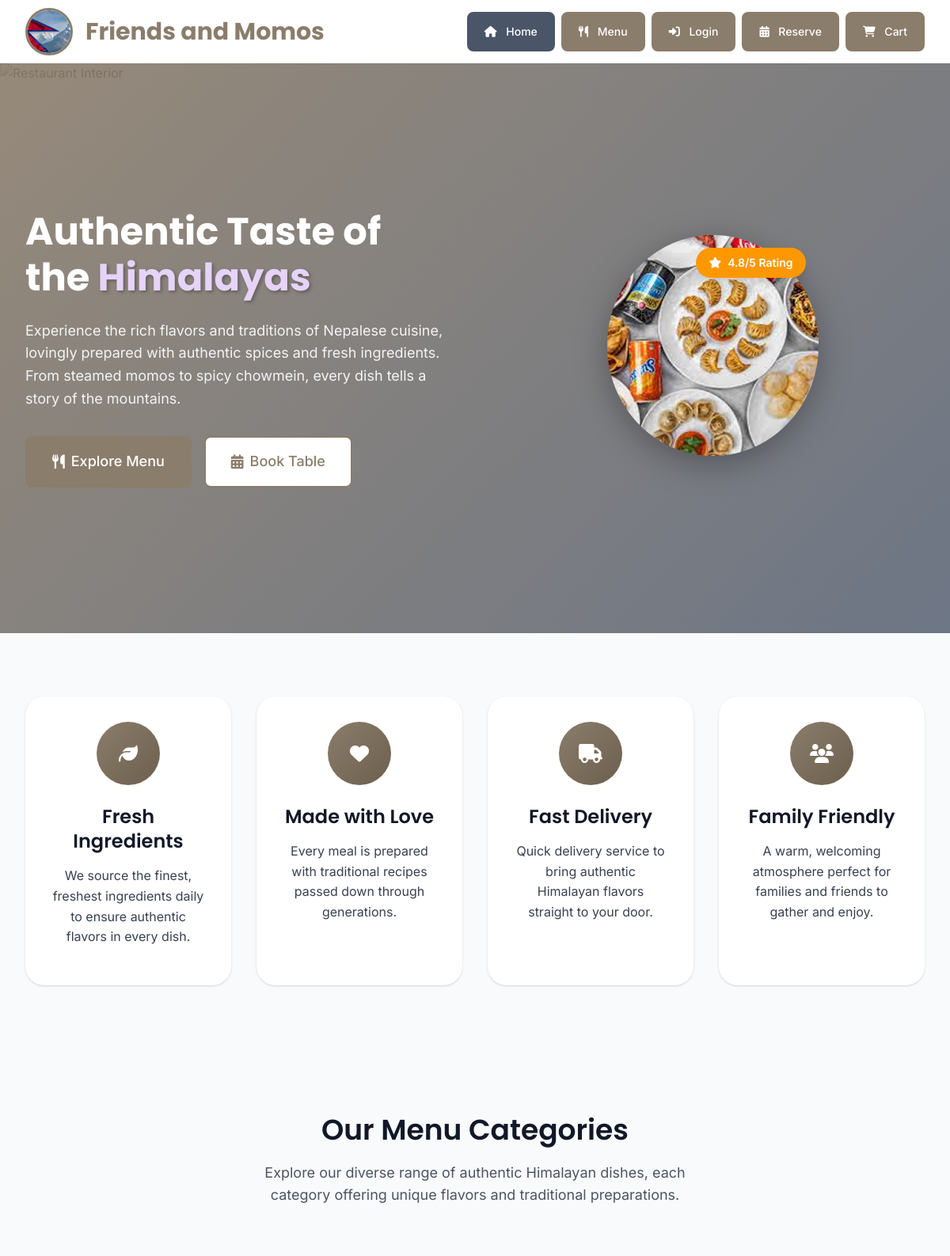
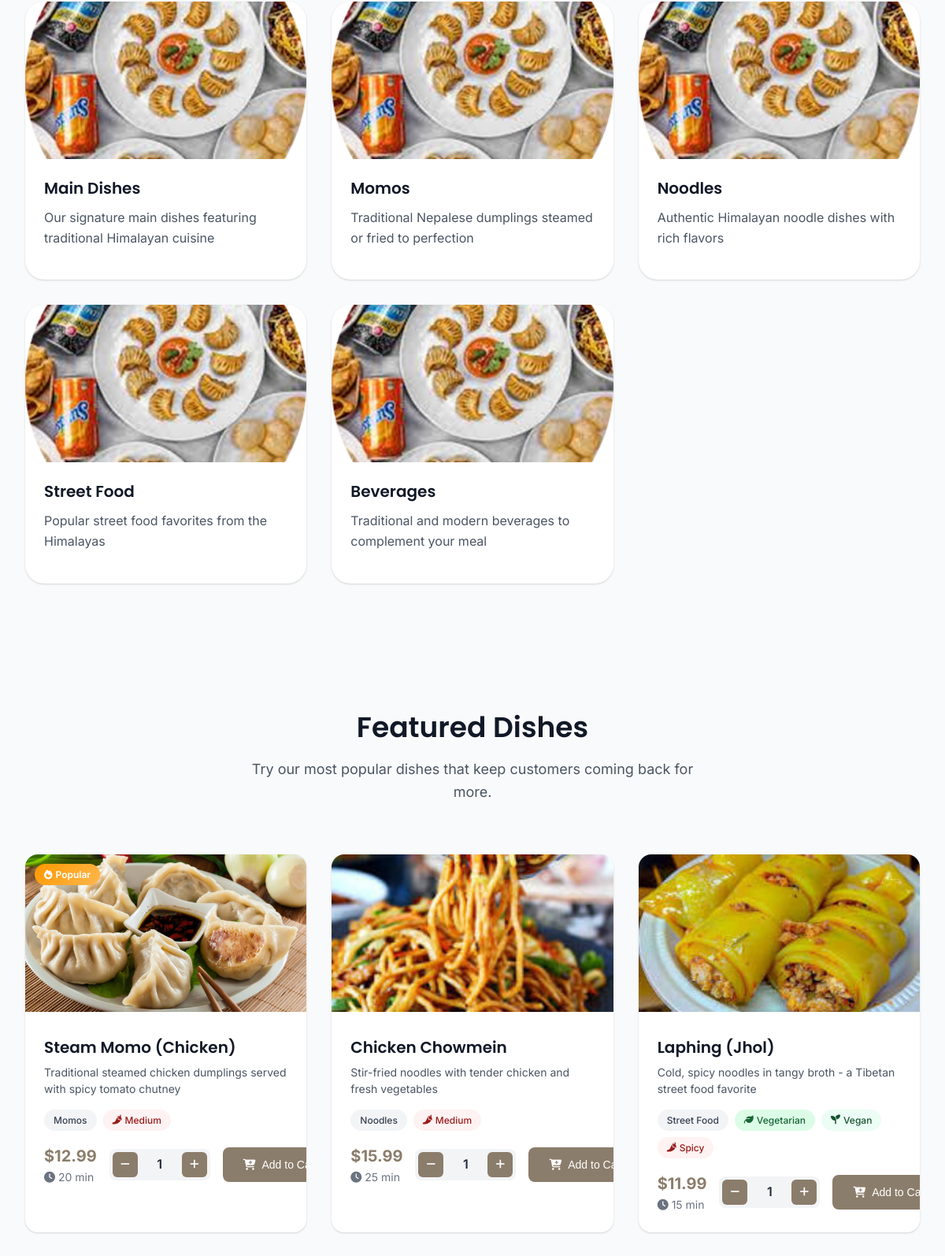
The page /views/public (upper part) on the database its author committed (2 pictures, top to bottom).
### tables this page shows
CREATE TABLE `categories` (
  `id` int(11) NOT NULL AUTO_INCREMENT,
  `name` varchar(100) NOT NULL,
  `description` text DEFAULT NULL,
  `image` varchar(255) DEFAULT NULL,
  `sort_order` int(11) DEFAULT 0,
  `display_order` int(11) DEFAULT 0,
  `is_active` tinyint(1) DEFAULT 1,
  `created_at` timestamp DEFAULT CURRENT_TIMESTAMP,
  `updated_at` timestamp DEFAULT CURRENT_TIMESTAMP ON UPDATE CURRENT_TIMESTAMP,
  PRIMARY KEY (`id`),
  KEY `idx_sort_order` (`sort_order`),
  KEY `idx_display_order` (`display_order`),
  KEY `idx_active` (`is_active`)
);

CREATE TABLE `menu_items` (
  `id` int(11) NOT NULL AUTO_INCREMENT,
  `category_id` int(11) NOT NULL,
  `name` varchar(100) NOT NULL,
  `description` text DEFAULT NULL,
  `price` decimal(10,2) NOT NULL,
  `image` varchar(255) DEFAULT NULL,
  `image_url` varchar(255) DEFAULT NULL,
  `is_available` tinyint(1) DEFAULT 1,
  `is_featured` tinyint(1) DEFAULT 0,
  `preparation_time` int(11) DEFAULT 15,
  `prep_time` int(11) DEFAULT 15,
  `calories` int(11) DEFAULT NULL,
  `spice_level` enum('mild','medium','spicy','very_spicy') DEFAULT 'mild',
  `is_vegetarian` tinyint(1) DEFAULT 0,
  `is_vegan` tinyint(1) DEFAULT 0,
  `is_gluten_free` tinyint(1) DEFAULT 0,
  `ingredients` text DEFAULT NULL,
  `allergens` text DEFAULT NULL,
  `sort_order` int(11) DEFAULT 0,
  `display_order` int(11) DEFAULT 0,
  `created_at` timestamp DEFAULT CURRENT_TIMESTAMP,
  `updated_at` timestamp DEFAULT CURRENT_TIMESTAMP ON UPDATE CURRENT_TIMESTAMP,
  PRIMARY KEY (`id`),
  KEY `idx_category_id` (`category_id`),
  KEY `idx_available` (`is_available`),
  KEY `idx_featured` (`is_featured`),
  KEY `idx_sort_order` (`sort_order`),
  KEY `idx_display_order` (`display_order`),
  CONSTRAINT `fk_menu_items_category` FOREIGN KEY (`category_id`) REFERENCES `categories` (`id`) ON DELETE CASCADE
);

### config/database.php (called while the page is built, shortened)
<?php
class Database {
    private static $instance = null;
    private $connection;
    private $host;
    private $username;
    private $password;
    private $database;
    private $charset;
    private function __construct() {
        try {
            $dsn = "mysql:host={$this->host};dbname={$this->database};charset={$this->charset}";
            $this->connection = new PDO($dsn, $this->username, $this->password, [
                PDO::ATTR_ERRMODE => PDO::ERRMODE_EXCEPTION,
                PDO::ATTR_DEFAULT_FETCH_MODE => PDO::FETCH_ASSOC,
                PDO::ATTR_EMULATE_PREPARES => false,
                PDO::MYSQL_ATTR_INIT_COMMAND => "SET NAMES utf8mb4 COLLATE utf8mb4_unicode_ci"
            ]);
        } catch (PDOException $e) {
            error_log("Database connection failed: " . $e->getMessage());
            die("Database connection failed. Please try again later.");
        }
    }
    private function loadConfig() {
        $this->host = $_ENV['DB_HOST'] ?? 'localhost';
        $this->username = $_ENV['DB_USERNAME'] ?? 'root';
        $this->password = $_ENV['DB_PASSWORD'] ?? '';
        $this->database = $_ENV['DB_DATABASE'] ?? 'friends_momo';
        $this->charset = $_ENV['DB_CHARSET'] ?? 'utf8mb4';
    }
    public static function getInstance() {
        if (self::$instance === null) {
            self::$instance = new self();
        }
        return self::$instance;
    }
    public function query($sql, $params = []) {
        try {
            $stmt = $this->connection->prepare($sql);
            $stmt->execute($params);
            return $stmt;
        } catch (PDOException $e) {
            error_log("Query failed: " . $e->getMessage() . " | SQL: " . $sql);
            throw new Exception("Database query failed");
        }
    }
    public function fetchAll($sql, $params = []) {
        $stmt = $this->query($sql, $params);
        return $stmt->fetchAll();
    }
}

### models/BaseModel.php (called while the page is built, shortened)
<?php
class BaseModel {
    protected $db;
    protected $table;
    public function __construct() {
        $this->db = Database::getInstance();
    }
    public function findAll($conditions = [], $orderBy = null, $limit = null) {
        $sql = "SELECT * FROM {$this->table}";
        $params = [];
        if (!empty($conditions)) {
            $whereClause = [];
            foreach ($conditions as $field => $value) {
                $whereClause[] = "{$field} = ?";
                $params[] = $value;
            }
            $sql .= " WHERE " . implode(' AND ', $whereClause);
        }
        if ($orderBy) {
            $sql .= " ORDER BY {$orderBy}";
        }
        return $this->db->fetchAll($sql, $params);
    }
}

### models/Category.php (called while the page is built, shortened)
<?php
require_once 'BaseModel.php';
class Category extends BaseModel {
    public function getActiveCategories() {
        return $this->findAll(['is_active' => 1], 'display_order ASC, name ASC');
    }
}

### models/MenuItem.php (called while the page is built, shortened)
<?php
require_once 'BaseModel.php';
class MenuItem extends BaseModel {
    protected $table = 'menu_items';
    public function getFeaturedItems($limit = 6) {
        $sql = "SELECT mi.*, c.name as category_name,
                       COALESCE(oi.order_count, 0) as order_count,
                       mi.prep_time as preparation_time,
                       0 as discount_percentage,
                       mi.price as discounted_price
                FROM {$this->table} mi
                JOIN categories c ON mi.category_id = c.id
                LEFT JOIN (
                    SELECT menu_item_id, SUM(quantity) as order_count
                    FROM order_items oi
                    JOIN orders o ON oi.order_id = o.id
                    WHERE o.created_at >= DATE_SUB(NOW(), INTERVAL 30 DAY)
                    GROUP BY menu_item_id
                ) oi ON mi.id = oi.menu_item_id
                WHERE mi.is_available = 1 AND c.is_active = 1
                ORDER BY oi.order_count DESC, mi.display_order ASC
                LIMIT ?";
        return $this->db->fetchAll($sql, [$limit]);
    }
}

### includes/functions.php (called while the page is built, shortened)
<?php
function formatCurrency($amount) {
    return '$' . number_format($amount, 2);
}

### views/public/index.php (the view, shortened to what this page needs)
<?php
require_once dirname(__DIR__, 2) . '/models/MenuItem.php';
require_once dirname(__DIR__, 2) . '/models/Category.php';
$menuItemModel = new MenuItem();
$categoryModel = new Category();
$featuredItems = $menuItemModel->getFeaturedItems(6);
$categories = $categoryModel->getActiveCategories();
function getItemImage($itemName) {
    $imageMappings = [
        'momo' => 'momo.png',
        'momos' => 'momo.png',
        'chicken momo' => 'momo.png',
        'pork momo' => 'momo.png',
        'veg momo' => 'momo.png',
        'chowmein' => 'chowmin.png',
        'chow mein' => 'chowmin.png',
        'chicken chowmein' => 'chowmin.png',
        'pork chowmein' => 'chowmin.png',
        'laphing' => 'laphing.png',
        'pani puri' => 'panipuri.png',
        'panipuri' => 'panipuri.png',
        'aloo nimkin' => 'allonimkin.png',
        'aloonimkin' => 'allonimkin.png',
    ];
    $itemNameLower = strtolower($itemName);
    if (isset($imageMappings[$itemNameLower])) {
        return $imageMappings[$itemNameLower];
    }
    foreach ($imageMappings as $key => $image) {
        if (strpos($itemNameLower, $key) !== false) {
            return $image;
        }
    }
    return 'food.png';
}
include_once dirname(__DIR__, 2) . '/includes/header.php';
?>
<section class="hero-section">
    <div class="hero-background">
        <div class="hero-overlay"></div>
        <img src="<?= ASSETS_URL ?>/images/hero-bg.jpg" alt="Restaurant Interior" class="hero-image">
    </div>
    <div class="container">
        <div class="hero-content">
            <div class="hero-text">
                <h1 class="hero-title">
                    Authentic Taste of the
                    <span class="highlight">Himalayas</span>
                </h1>
                <p class="hero-description">
                    Experience the rich flavors and traditions of Nepalese cuisine, lovingly prepared
                    with authentic spices and fresh ingredients. From steamed momos to spicy chowmein,
                    every dish tells a story of the mountains.
                </p>
                <div class="hero-buttons">
                    <a href="<?= BASE_URL ?>/views/public/menu.php" class="btn btn-primary btn-lg">
                        <i class="fas fa-utensils"></i>
                        Explore Menu
                    </a>
                    <a href="<?= BASE_URL ?>/views/public/reservation.php" class="btn btn-secondary btn-lg">
                        <i class="fas fa-calendar-alt"></i>
                        Book Table
                    </a>
                </div>
            </div>
            <div class="hero-image-section">
                <div class="hero-food-image">
                    <img src="<?= ASSETS_URL ?>/images/food.png" alt="Delicious Himalayan Food" class="floating-image">
                    <div class="food-badge">
                        <i class="fas fa-star"></i>
                        <span>4.8/5 Rating</span>
                    </div>
                </div>
            </div>
        </div>
    </div>
</section>
<section class="features-section">
    <div class="container">
        <div class="features-grid">
            <div class="feature-card">
                <div class="feature-icon">
                    <i class="fas fa-leaf"></i>
                </div>
                <h3>Fresh Ingredients</h3>
                <p>We source the finest, freshest ingredients daily to ensure authentic flavors in every dish.</p>
            </div>
            <div class="feature-card">
                <div class="feature-icon">
                    <i class="fas fa-heart"></i>
                </div>
                <h3>Made with Love</h3>
                <p>Every meal is prepared with traditional recipes passed down through generations.</p>
            </div>
            <div class="feature-card">
                <div class="feature-icon">
                    <i class="fas fa-truck"></i>
                </div>
                <h3>Fast Delivery</h3>
                <p>Quick delivery service to bring authentic Himalayan flavors straight to your door.</p>
            </div>
            <div class="feature-card">
                <div class="feature-icon">
                    <i class="fas fa-users"></i>
                </div>
                <h3>Family Friendly</h3>
                <p>A warm, welcoming atmosphere perfect for families and friends to gather and enjoy.</p>
            </div>
        </div>
    </div>
</section>
<section class="categories-section">
    <div class="container">
        <div class="section-header">
            <h2 class="section-title">Our Menu Categories</h2>
            <p class="section-description">
                Explore our diverse range of authentic Himalayan dishes, each category
                offering unique flavors and traditional preparations.
            </p>
        </div>
        <div class="categories-grid">
            <?php foreach ($categories as $category): ?>
                <div class="category-card">
                    <div class="category-image">
                    </div>
                    <div class="category-content">
                        <h3 class="category-name"><?= htmlspecialchars($category['name']) ?></h3>
                        <p class="category-description">
                            <?= htmlspecialchars($category['description'] ?? 'Delicious ' . $category['name'] . ' dishes') ?>
                        </p>
                    </div>
                </div>
            <?php endforeach; ?>
        </div>
    </div>
</section>
<section class="featured-items-section">
    <div class="container">
        <div class="section-header">
            <h2 class="section-title">Featured Dishes</h2>
            <p class="section-description">
                Try our most popular dishes that keep customers coming back for more.
            </p>
        </div>
        <div class="menu-grid">
            <?php foreach ($featuredItems as $item): ?>
                <div class="menu-item" data-item-id="<?= $item['id'] ?>" data-quantity="1">
                    <div class="menu-item-image-container">
                        <?php if (!empty($item['image_url'])): ?>
                            <img src="<?= ASSETS_URL ?>/<?= htmlspecialchars($item['image_url']) ?>"
                                 alt="<?= htmlspecialchars($item['name']) ?>"
                                 class="menu-item-image"
                                 onerror="this.src='<?= ASSETS_URL ?>/images/<?= getItemImage($item['name']) ?>'">
                        <?php endif; ?>
                        <?php if ($item['order_count'] > 0): ?>
                            <div class="popularity-badge">
                                <i class="fas fa-fire"></i>
                                Popular
                            </div>
                        <?php endif; ?>
                    </div>
                    <div class="menu-item-content">
                        <h3 class="menu-item-title"><?= htmlspecialchars($item['name']) ?></h3>
                        <p class="menu-item-description">
                            <?= htmlspecialchars($item['description']) ?>
                        </p>
                        <div class="menu-item-meta">
                            <span class="menu-badge category"><?= htmlspecialchars($item['category_name']) ?></span>
                            <?php if ($item['is_vegetarian']): ?>
                                <span class="menu-badge vegetarian">
                                    <i class="fas fa-leaf"></i> Vegetarian
                                </span>
                            <?php endif; ?>
                            <?php if ($item['is_vegan']): ?>
                                <span class="menu-badge vegan">
                                    <i class="fas fa-seedling"></i> Vegan
                                </span>
                            <?php endif; ?>
                            <?php if ($item['spice_level'] !== 'mild'): ?>
                                <span class="menu-badge spicy">
                                    <i class="fas fa-pepper-hot"></i> <?= ucfirst($item['spice_level']) ?>
                                </span>
                            <?php endif; ?>
                        </div>
                        <div class="menu-item-footer">
                            <div class="price-section">
                                <span class="menu-item-price"><?= formatCurrency($item['price']) ?></span>
                                <?php if ($item['preparation_time']): ?>
                                    <span class="prep-time">
                                        <i class="fas fa-clock"></i>
                                        <?= $item['preparation_time'] ?> min
                                    </span>
                                <?php endif; ?>
                            </div>
                            <div class="quantity-controls">
                                <button type="button" class="quantity-btn" data-action="decrease">
                                    <i class="fas fa-minus"></i>
                                </button>
                                <span class="quantity-display">1</span>
                                <button type="button" class="quantity-btn" data-action="increase">
                                    <i class="fas fa-plus"></i>
                                </button>
                            </div>
                            <button type="button" class="btn btn-primary add-to-cart-btn">
                                <i class="fas fa-cart-plus"></i>
                                Add to Cart
                            </button>
                        </div>
                    </div>
                </div>
            <?php endforeach; ?>
        </div>
    </div>
</section>
<?php include_once dirname(__DIR__, 2) . '/includes/footer.php'; ?>

### rows shown on the page
categories: name "Main Dishes", description "Our signature main dishes featuring traditional Himalayan cuisine"
categories: name "Momos", description "Traditional Nepalese dumplings steamed or fried to perfection"
categories: name "Noodles", description "Authentic Himalayan noodle dishes with rich flavors"
categories: name "Street Food", description "Popular street food favorites from the Himalayas"
categories: name "Beverages", description "Traditional and modern beverages to complement your meal"
menu_items: shows a picture, shows "Popular", name "Steam Momo (Chicken)", description "Traditional steamed chicken dumplings served with spicy tomato chutney", category.name "Momos", spice_level "Medium", price "$12.99", prep_time "20"
menu_items: shows a picture, name "Chicken Chowmein", description "Stir-fried noodles with tender chicken and fresh vegetables", category.name "Noodles", spice_level "Medium", price "$15.99", prep_time "25"
menu_items: shows a picture, name "Laphing (Jhol)", description "Cold, spicy noodles in tangy broth - a Tibetan street food favorite", category.name "Street Food", is_vegetarian 1 (drawn), is_vegan 1 (drawn), spice_level "Spicy", price "$11.99", prep_time "15"
